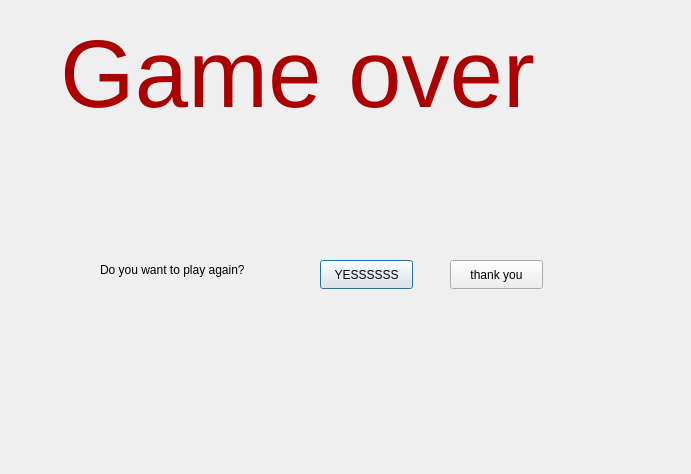
<?xml version="1.0" encoding="UTF-8"?>
<ui version="4.0">
 <class>gameover</class>
 <widget class="QDialog" name="gameover">
  <property name="geometry">
   <rect>
    <x>0</x>
    <y>0</y>
    <width>691</width>
    <height>474</height>
   </rect>
  </property>
  <property name="windowTitle">
   <string>Dialog</string>
  </property>
  <widget class="QLabel" name="label">
   <property name="geometry">
    <rect>
     <x>60</x>
     <y>-50</y>
     <width>631</width>
     <height>251</height>
    </rect>
   </property>
   <property name="text">
    <string>&lt;html&gt;&lt;head/&gt;&lt;body&gt;&lt;p&gt;&lt;span style=&quot; font-size:72pt; color:#aa0000;&quot;&gt;Game over&lt;/span&gt;&lt;/p&gt;&lt;/body&gt;&lt;/html&gt;</string>
   </property>
  </widget>
  <widget class="QLabel" name="label_2">
   <property name="geometry">
    <rect>
     <x>100</x>
     <y>260</y>
     <width>211</width>
     <height>20</height>
    </rect>
   </property>
   <property name="text">
    <string>Do you want to play again?</string>
   </property>
  </widget>
  <widget class="QPushButton" name="yesbutton">
   <property name="geometry">
    <rect>
     <x>320</x>
     <y>260</y>
     <width>93</width>
     <height>29</height>
    </rect>
   </property>
   <property name="text">
    <string>YESSSSSS</string>
   </property>
  </widget>
  <widget class="QPushButton" name="nobutton">
   <property name="geometry">
    <rect>
     <x>450</x>
     <y>260</y>
     <width>93</width>
     <height>29</height>
    </rect>
   </property>
   <property name="text">
    <string>thank you</string>
   </property>
  </widget>
 </widget>
 <resources/>
 <connections/>
</ui>
